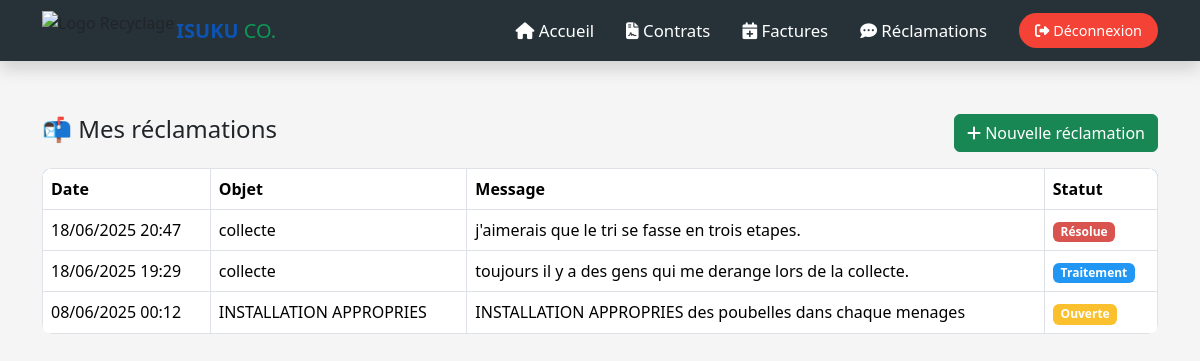
The page /client/mes_reclamations.php (signed in) on the database its author committed.
### tables this page shows
CREATE TABLE `reclamation` (
  `id_reclamation` int(11) NOT NULL,
  `id_client` varchar(100) NOT NULL,
  `objet` varchar(150) DEFAULT NULL,
  `message` text NOT NULL,
  `date_reclamation` timestamp NOT NULL DEFAULT current_timestamp(),
  `statut` enum('ouverte','traitement','résolue') DEFAULT 'traitement'
);

### client/mes_reclamations.php (the view, shortened to what this page needs)
<?php
$bdd = new PDO('mysql:host=localhost;dbname=isukuco;charset=utf8mb4', 'root', '', [
    PDO::ATTR_ERRMODE => PDO::ERRMODE_EXCEPTION
]);
$id_client = $_SESSION['id_utilisateur'];
$reclamations = $bdd->prepare("SELECT * FROM reclamation WHERE id_client = ? ORDER BY date_reclamation DESC");
$reclamations->execute([$id_client]);
?>
<!DOCTYPE html>
<html lang="fr">
<head>
  <link href="https://cdn.jsdelivr.net/npm/bootstrap@5.3.3/dist/css/bootstrap.min.css" rel="stylesheet">
  <link href="https://cdnjs.cloudflare.com/ajax/libs/font-awesome/6.5.0/css/all.min.css" rel="stylesheet">
</head>
<body>
<nav class="navbar navbar-expand-lg fixed-top shadow">
  <div class="container">
    <img src="./images/logo1.png" alt="Logo Recyclage" style="height: 40px; margin-right: 2px;">
    <h5 class="mb-0">
      <strong style="font-weight: 700; font-size: 20px; color: #0d53b1;">ISUKU</strong>
      <span style="font-weight: 400; font-size: 20px; color: #0d9855;">CO.</span>
    </h5>
    <div class="collapse navbar-collapse" id="menuPrincipal">
      <ul class="navbar-nav ms-auto align-items-center">
        <li class="nav-item mx-2"><a class="nav-link" href="dashboard_client.php"><i class="fas fa-home"></i> Accueil</a></li>
        <li class="nav-item mx-2"><a class="nav-link" href="contrat_client.php"><i class="fas fa-file-contract"></i> Contrats</a></li>
        <li class="nav-item mx-2"><a class="nav-link" href="mes_factures.php"><i class="fas fa-calendar-plus"></i> Factures</a></li>
        <li class="nav-item mx-2"><a class="nav-link active" href="mes_reclamations.php"><i class="fas fa-comment-dots"></i> Réclamations</a></li>
        <li class="nav-item ms-3"><a class="btn btn-deconnexion" href="logout.php"><i class="fas fa-sign-out-alt"></i> Déconnexion</a></li>
      </ul>
    </div>
  </div>
</nav>
<div class="container mt-4">
  <div class="d-flex justify-content-between align-items-center mb-3">
    <h4>📬 Mes réclamations</h4>
    <a href="deposer_reclamation.php" class="btn btn-success"><i class="fas fa-plus"></i> Nouvelle réclamation</a>
  </div>
  <?php if ($reclamations->rowCount() > 0): ?>
    <div class="table-responsive">
      <table class="table table-bordered align-middle">
        <thead>
          <tr>
            <th>Date</th>
            <th>Objet</th>
            <th>Message</th>
            <th>Statut</th>
          </tr>
        </thead>
        <tbody>
        <?php foreach ($reclamations as $rec): ?>
          <tr>
            <td><?= date('d/m/Y H:i', strtotime($rec['date_reclamation'])) ?></td>
            <td><?= htmlspecialchars($rec['objet'] ?: 'Aucun') ?></td>
            <td><?= nl2br(htmlspecialchars($rec['message'])) ?></td>
            <td>
              <span class="badge
                <?= $rec['statut'] === 'ouverte' ? 'ouverte' :
                   ($rec['statut'] === 'traitement' ? 'traitement' : 'résolue') ?>">
                <?= ucfirst($rec['statut']) ?>
              </span>
            </td>
          </tr>
        <?php endforeach; ?>
        </tbody>
      </table>
    </div>
  <?php else: ?>
    <div class="alert alert-warning text-center">
      Vous n'avez encore soumis aucune réclamation.
    </div>
  <?php endif; ?>
</div>
</body>
</html>

### client/mes_reclamations.php (style rules this page uses)
body { padding-top: 90px; background-color: #f5f5f5; font-family: 'Segoe UI', sans-serif; }
.navbar { background-color: #263238; }
.nav-link { color: #ffffff !important; font-weight: 500; font-size: 1.05rem; padding: 10px 15px; transition: background-color 0.3s, color 0.3s; border-radius: 6px; }
.btn-deconnexion { background-color: #f44336; color: white !important; border-radius: 20px; padding: 6px 15px; font-size: 0.9rem; }
.badge.ouverte { background-color: #fbc02d; }
.badge.traitement { background-color: #2196f3; }
.badge.résolue { background-color: #d9534f; }
table { background-color: white; border-radius: 10px; overflow: hidden; }
.table thead { background-color: #0d53b1; color: white; }

### rows shown on the page
reclamation: date_reclamation "18/06/2025 20:47", objet "collecte", message "j'aimerais que le tri se fasse en trois etapes.", statut "Résolue"
reclamation: date_reclamation "18/06/2025 19:29", objet "collecte", message "toujours il y a des gens qui me derange lors de la collecte.", statut "Traitement"
reclamation: date_reclamation "08/06/2025 00:12", objet "INSTALLATION APPROPRIES", message "INSTALLATION APPROPRIES des poubelles dans chaque menages", statut "Ouverte"
